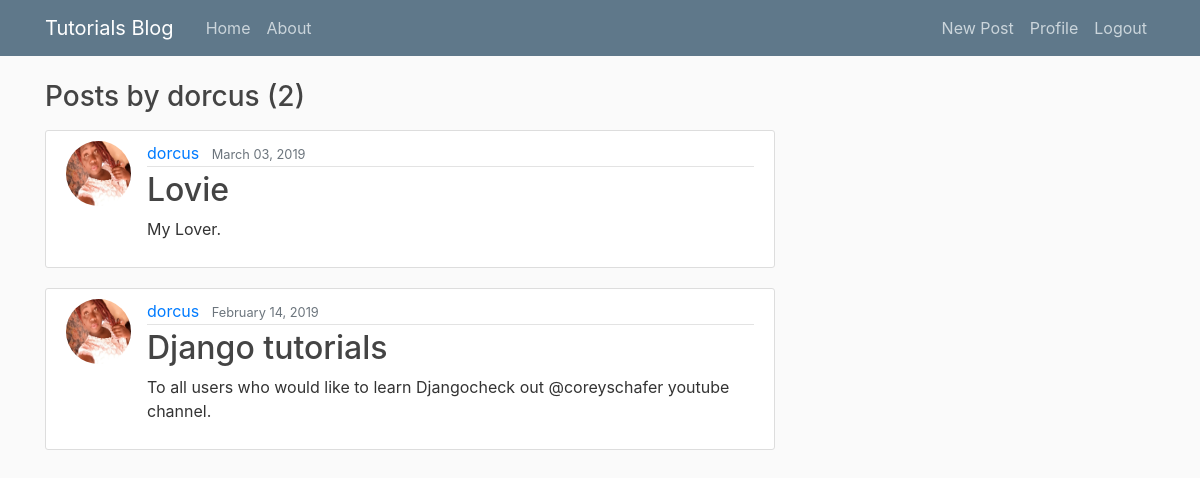
The page /user/dorcus (signed in) on the database its author committed.
### blog/models.py (models this page shows, shortened)
class Post(models.Model):
    title = models.CharField(max_length=100)
    content = models.TextField()
    date_posted = models.DateTimeField(default=timezone.now)
    author = models.ForeignKey(User, on_delete=models.CASCADE)

### users/models.py (models this page shows, shortened)
class Profile(models.Model):
    user = models.OneToOneField(User, on_delete=models.CASCADE)
    image = models.ImageField(default='default.jpg', upload_to='profile_pics')

### blog/views.py (the view)
# urls.py: path('user/<str:username>', UserPostListView.as_view(), name='user-posts'),
class UserPostListView(LoginRequiredMixin, ListView):
    model = Post
    template_name = 'blog/user_posts.html'
    context_object_name = 'posts'
    paginate_by = 5
    def get_queryset(self):
        user = get_object_or_404(User, username=self.kwargs.get('username'))
        return Post.objects.filter(author=user).order_by('-date_posted')

### blog/templates/blog/user_posts.html (shortened to what this page needs)
{% extends "blog/base.html" %}
{% block content %}
    <h3 class="mb-3">Posts by {{ view.kwargs.username }} ({{ page_obj.paginator.count }})</h3>
    {% for post in posts %}
        <article class="media content-section">
          <img class="rounded-circle article-img" src="{{ post.author.profile.image.url }}">
          <div class="media-body">
            <div class="article-metadata">
              <a class="mr-2" href="{% url 'user-posts' post.author.username %}">{{ post.author }}</a>
              <small class="text-muted">{{ post.date_posted|date:"F d, Y" }}</small>
            </div>
            <h2><a class="article-title" href="{% url 'post-detail' post.id %}">{{ post.title }}</a></h2>
            <p class="article-content">{{ post.content }}</p>
          </div>
        </article>
    {% endfor %}
{% endblock content %}

### blog/static/blog/main.css (style rules this page uses)
body { background: #fafafa; color: #333333; margin-top: 5rem; }
h1, h2, h3, h4, h5, h6 { color: #444444; }
.content-section { background: #ffffff; padding: 10px 20px; border: 1px solid #dddddd; border-radius: 3px; margin-bottom: 20px; }
.article-title { color: #444444; }
.article-content { white-space: pre-line; }
.article-img { height: 65px; width: 65px; margin-right: 16px; }
.article-metadata { padding-bottom: 1px; margin-bottom: 4px; border-bottom: 1px solid #e3e3e3 }

### rows shown on the page
Post: author.profile.image (picture), author "dorcus", date_posted "March 03, 2019", title "Lovie", content "My Lover."
Post: author.profile.image (picture), author "dorcus", date_posted "February 14, 2019", title "Django tutorials", content "To all users who would like to learn Djangocheck out @coreyschafer youtube channel."

### other values the page prints
{{ view.kwargs.username }} "dorcus"
{{ page_obj.paginator.count }} "2"
